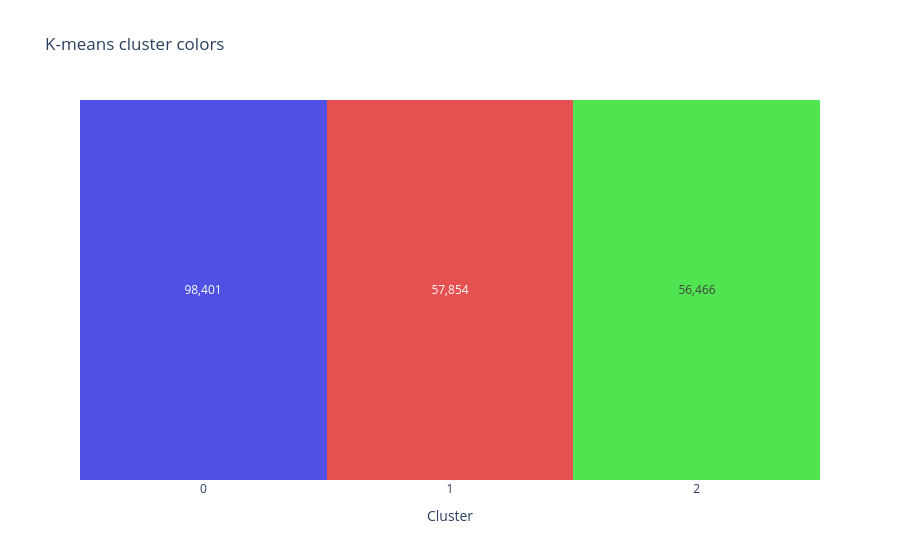

Notebook cell for this chart:
### Code cell
state_colors_plot = kairo.plot_kmeans_colors(features_and_clusters, color_mapping)
state_colors_plot.show()

### Figure 1 — Plotly figure (JSON) as saved in the notebook; plotly's stock layout.template omitted (floating-point values rounded to 4 significant figures)
{"data": [{"coloraxis": "coloraxis", "hovertemplate": "Cluster %{x}<br>%{text} events<extra></extra>", "name": "0", "text": [["98,401", "57,854", "56,466"]], "texttemplate": "%{text}", "type": "heatmap", "x": ["0", "1", "2"], "xaxis": "x", "yaxis": "y", "z": [[0, 1, 2]]}], "layout": {"coloraxis": {"colorscale": [[0, "#5050e5"], [0.5, "#e55050"], [1, "#50e550"]], "showscale": false}, "title": {"text": "K-means cluster colors"}, "xaxis": {"anchor": "y", "constrain": "domain", "domain": [0, 1], "scaleanchor": "y", "title": {"text": "Cluster"}}, "yaxis": {"anchor": "x", "autorange": "reversed", "constrain": "domain", "domain": [0, 1], "visible": false}}}
